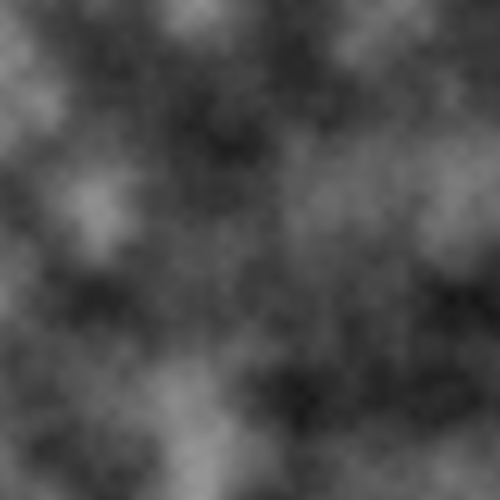
Frame 1 (no input)
Frame 2 (the mouse pressed at the canvas centre, redrawn once): identical to frame 1, image omitted

The Processing sketch that drew this single still picture (run headless with seeded random() and noise(); the mouse was pressed at the canvas centre and the sketch redrawn once):

// Processing sketch: sketch_180330_noise2D
// ── sketch_180330_noise2D.pde
void setup()
{
  size(500,500);
  noLoop();
}

void draw()
{
  background(0);
  for (int y=0;y<height;y++)
    for (int x=0;x<width;x++){
      stroke( 255*noise(x*0.01,y*0.01) );
      point(x,y);
    }
}
